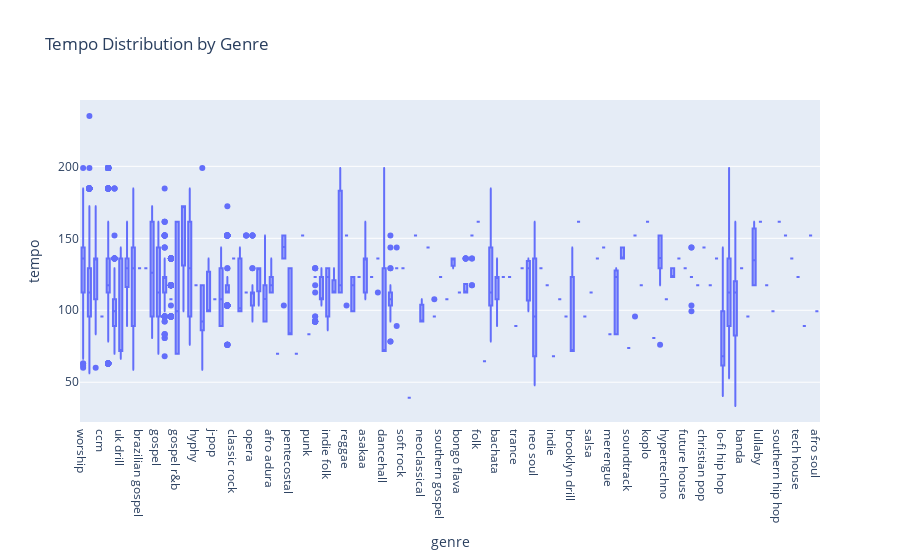
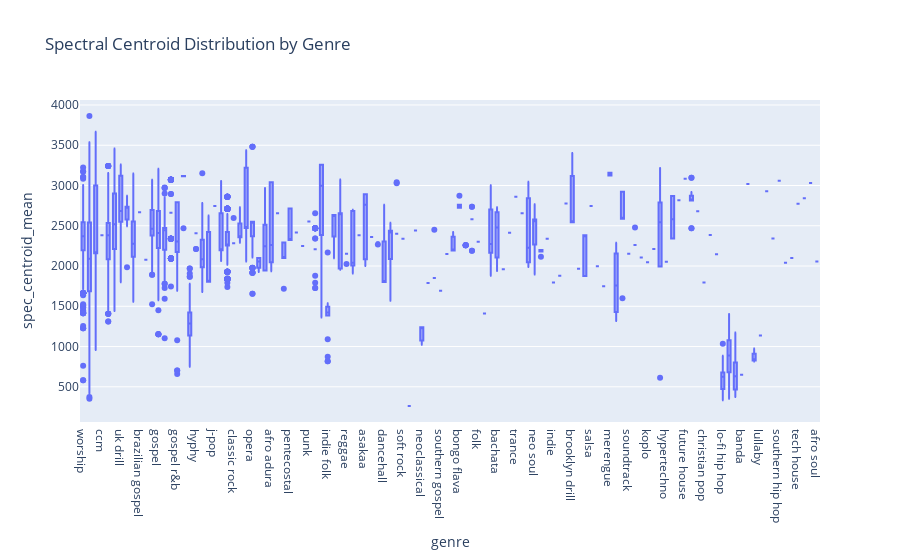
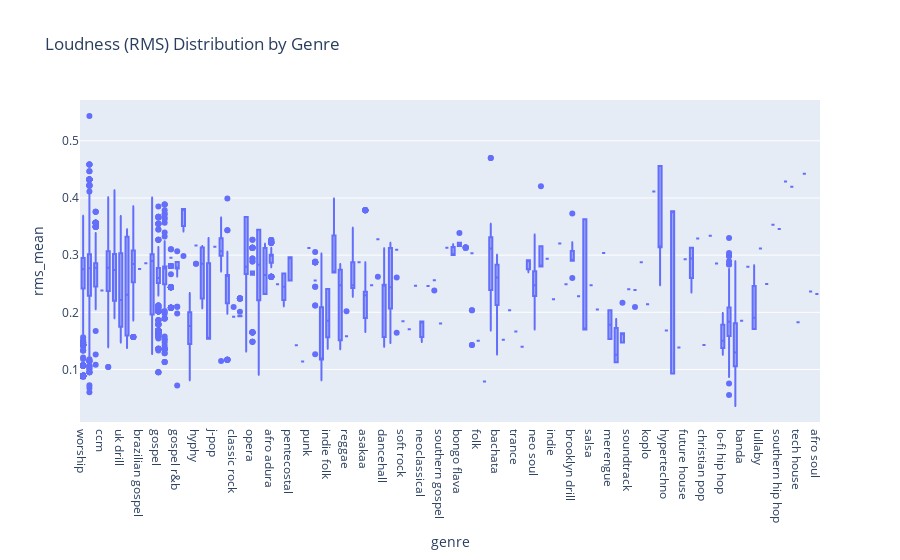
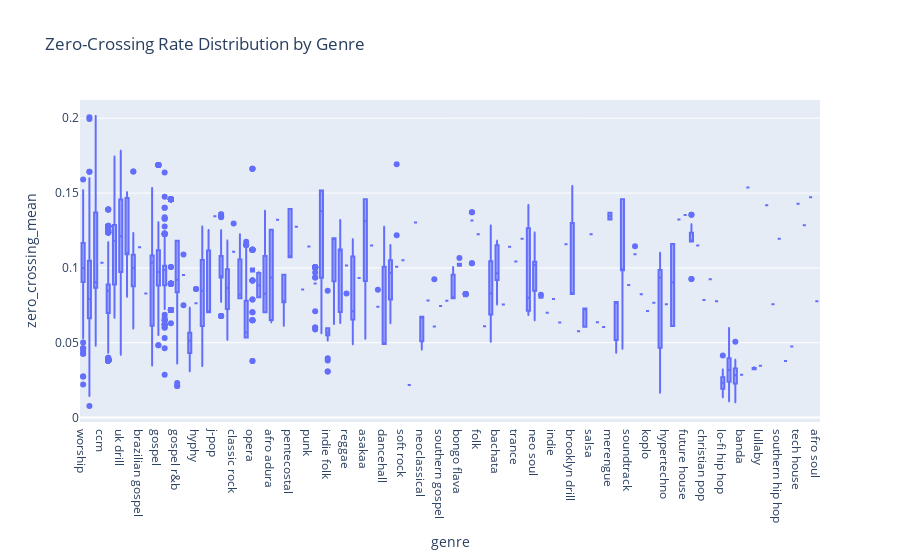

Notebook code cell kept with these figures, in order:
### Markdown cell above
The descriptive statistics above give us a first look at the distribution of our features. We can see the mean, standard deviation, and range for each numerical column. For instance, the `tempo` feature has a mean of around 120 BPM, which is common for many popular music genres. The large standard deviations for many of the spectral features suggest a wide variety of sounds in the dataset.

Next, let's visualize the distribution of some of these key features across different genres.

### Code cell
# Ensure 'genre' column has no missing values for this visualization
df_eda = df_unified.dropna(subset=['genre'])

# Box plot for Tempo across genres
fig_tempo = px.box(df_eda, x='genre', y='tempo', title='Tempo Distribution by Genre')
fig_tempo.show()

# Box plot for Spectral Centroid across genres
fig_centroid = px.box(df_eda, x='genre', y='spec_centroid_mean', title='Spectral Centroid Distribution by Genre')
fig_centroid.show()

# Box plot for RMS (Loudness) across genres
fig_rms = px.box(df_eda, x='genre', y='rms_mean', title='Loudness (RMS) Distribution by Genre')
fig_rms.show()

# Box plot for Zero-Crossing Rate across genres
fig_zcr = px.box(df_eda, x='genre', y='zero_crossing_mean', title='Zero-Crossing Rate Distribution by Genre')
fig_zcr.show()

### Figure 1 — Plotly figure (JSON) as saved in the notebook; plotly's stock layout.template omitted (floating-point values rounded to 4 significant figures; data arrays with more than 128 entries replaced by an {"elided": "..."} marker saying what was removed)
{"data": [{"alignmentgroup": "True", "hovertemplate": "genre=%{x}<br>tempo=%{y}<extra></extra>", "legendgroup": "", "marker": {"color": "#636efa"}, "name": "", "notched": false, "offsetgroup": "", "orientation": "v", "showlegend": false, "type": "box", "x": {"elided": "12610 str values"}, "x0": " ", "xaxis": "x", "y": {"elided": "12610 float values"}, "y0": " ", "yaxis": "y"}], "layout": {"boxmode": "group", "legend": {"tracegroupgap": 0}, "title": {"text": "Tempo Distribution by Genre"}, "xaxis": {"anchor": "y", "domain": [0, 1], "title": {"text": "genre"}}, "yaxis": {"anchor": "x", "domain": [0, 1], "title": {"text": "tempo"}}}}

### Figure 2 — Plotly figure (JSON) as saved in the notebook; plotly's stock layout.template omitted (floating-point values rounded to 4 significant figures; data arrays with more than 128 entries replaced by an {"elided": "..."} marker saying what was removed)
{"data": [{"alignmentgroup": "True", "hovertemplate": "genre=%{x}<br>spec_centroid_mean=%{y}<extra></extra>", "legendgroup": "", "marker": {"color": "#636efa"}, "name": "", "notched": false, "offsetgroup": "", "orientation": "v", "showlegend": false, "type": "box", "x": {"elided": "12610 str values"}, "x0": " ", "xaxis": "x", "y": {"elided": "12610 float values"}, "y0": " ", "yaxis": "y"}], "layout": {"boxmode": "group", "legend": {"tracegroupgap": 0}, "title": {"text": "Spectral Centroid Distribution by Genre"}, "xaxis": {"anchor": "y", "domain": [0, 1], "title": {"text": "genre"}}, "yaxis": {"anchor": "x", "domain": [0, 1], "title": {"text": "spec_centroid_mean"}}}}

### Figure 3 — Plotly figure (JSON) as saved in the notebook; plotly's stock layout.template omitted (floating-point values rounded to 4 significant figures; data arrays with more than 128 entries replaced by an {"elided": "..."} marker saying what was removed)
{"data": [{"alignmentgroup": "True", "hovertemplate": "genre=%{x}<br>rms_mean=%{y}<extra></extra>", "legendgroup": "", "marker": {"color": "#636efa"}, "name": "", "notched": false, "offsetgroup": "", "orientation": "v", "showlegend": false, "type": "box", "x": {"elided": "12610 str values"}, "x0": " ", "xaxis": "x", "y": {"elided": "12610 float values"}, "y0": " ", "yaxis": "y"}], "layout": {"boxmode": "group", "legend": {"tracegroupgap": 0}, "title": {"text": "Loudness (RMS) Distribution by Genre"}, "xaxis": {"anchor": "y", "domain": [0, 1], "title": {"text": "genre"}}, "yaxis": {"anchor": "x", "domain": [0, 1], "title": {"text": "rms_mean"}}}}

### Figure 4 — Plotly figure (JSON) as saved in the notebook; plotly's stock layout.template omitted (floating-point values rounded to 4 significant figures; data arrays with more than 128 entries replaced by an {"elided": "..."} marker saying what was removed)
{"data": [{"alignmentgroup": "True", "hovertemplate": "genre=%{x}<br>zero_crossing_mean=%{y}<extra></extra>", "legendgroup": "", "marker": {"color": "#636efa"}, "name": "", "notched": false, "offsetgroup": "", "orientation": "v", "showlegend": false, "type": "box", "x": {"elided": "12610 str values"}, "x0": " ", "xaxis": "x", "y": {"elided": "12610 float values"}, "y0": " ", "yaxis": "y"}], "layout": {"boxmode": "group", "legend": {"tracegroupgap": 0}, "title": {"text": "Zero-Crossing Rate Distribution by Genre"}, "xaxis": {"anchor": "y", "domain": [0, 1], "title": {"text": "genre"}}, "yaxis": {"anchor": "x", "domain": [0, 1], "title": {"text": "zero_crossing_mean"}}}}
